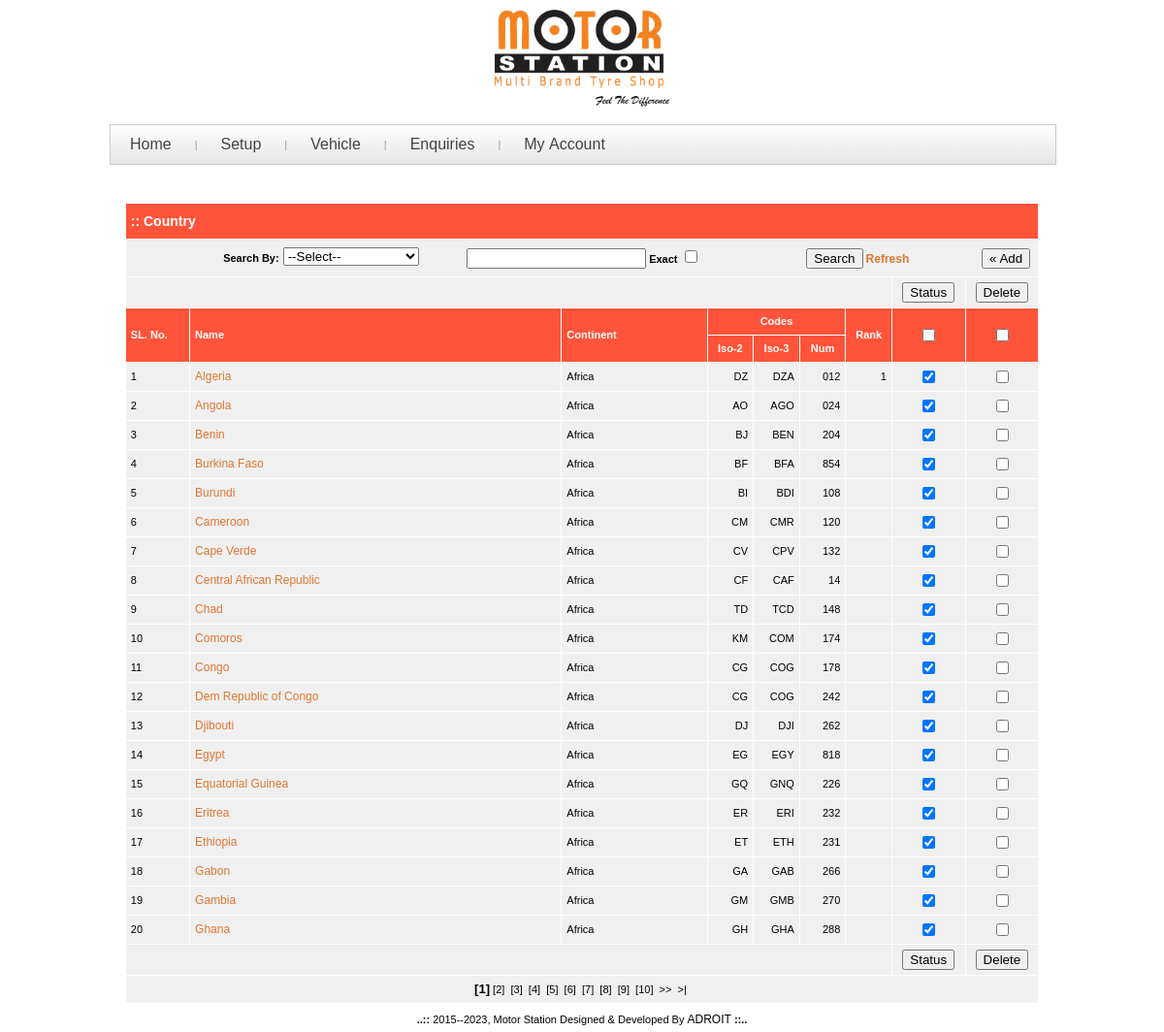
The app's page /admin/vw_all_country.php (signed in) with its own data.
### tables this page shows
CREATE TABLE `cntry_mst` (
  `cntrym_id` int(15) NOT NULL,
  `cntrym_name` varchar(250) NOT NULL COMMENT 'Name of the country',
  `cntrym_isothr` varchar(250) NOT NULL,
  `cntrym_isotwo` varchar(250) NOT NULL,
  `cntrym_cntntm_id` int(15) NOT NULL,
  `cntrym_isonum` varchar(250) NOT NULL,
  `cntrym_sts` char(1) DEFAULT NULL COMMENT 'Status of the country',
  `cntrym_prty` int(15) DEFAULT NULL COMMENT 'Priority of the country',
  `cntrym_crtdon` date DEFAULT NULL COMMENT 'Date on which the country is created',
  `cntrym_crtdby` varchar(250) DEFAULT NULL COMMENT 'By Whom the country is created',
  `cntrym_mdfdon` date DEFAULT NULL COMMENT 'Date on which the country is modified',
  `cntrym_mdfdby` varchar(250) DEFAULT NULL COMMENT 'By whom the country is modified'
);

### includes/inc_paging1.php (called while the page is built, shortened)
<?php
     $pgnum     = 1;
	 $cntstart  = 0;
	 $offset = ($pgnum - 1) * $rowsprpg;
?>

### admin/vw_all_country.php (the view, shortened to what this page needs)
<?php
	include_once '../includes/inc_connection.php';
	include_once '../includes/inc_paging_functions.php';
	$rowsprpg  = 20;
	include_once '../includes/inc_paging1.php';
?>
<!DOCTYPE HTML PUBLIC "-//W3C//DTD HTML 4.01 Transitional//EN"
"http://www.w3.org/TR/html4/loose.dtd">
<html>
<!DOCTYPE HTML PUBLIC "-//W3C//DTD HTML 4.01 Transitional//EN"
"http://www.w3.org/TR/html4/loose.dtd">
<html>
	<head>
		<link href="style_admin.css" rel="stylesheet" type="text/css">
		<link href="yav-style.css" type="text/css" rel="stylesheet">
</head>
<body onLoad="onLoad(),chng();">
<?php
	 include_once('../includes/inc_adm_header.php');
	 include_once('../includes/inc_adm_leftlinks.php');
?>
<table width="1000px" border="0" align="center" cellpadding="3" cellspacing="1">
  <tr valign="top">
	<td height="400" valign="top">
	 <form name="frmcntry" id="frmcntry" method="post" action="<?php $_SERVER['SCRIPT_FILENAME'];?>" onSubmit="return validate()">
		     <table  width="95%" border="0" align="center" cellpadding="5" cellspacing="1" bgcolor="#FFFFFF">
               <tr align="left" class='white'>
                  <td height="26" colspan="9" bgcolor="#FF543A">
				  <span class="heading"><strong> :: Country </strong></span>&nbsp;&nbsp;&nbsp;</td>
                </tr>
			  <tr bgcolor="#f0f0f0">
			  	<td  colspan="9">
					<table width="100%">
						<tr>
							 <td width="18%" align="right"><strong>Search By:</strong></td>
							 <td width="21%" valign="top">
							<select name="lstsrchby" id="lstsrchby" onChange="chng()" style="width:140px">
							  <option value="">--Select--</option>
							</select>
						</td>
						<td width="40%">
						 <div id="div1" style="display:block">
						   <input type="text" name="txtsrchval" class="" value="<?php if(isset($_REQUEST['txtsrchval']) && $_REQUEST['txtsrchval']!=""){echo $_REQUEST['txtsrchval'];}?>">
						   <strong>Exact</strong>
							<input type="checkbox" name="chkexact" value="y"<?php
								if(isset($_REQUEST['chkexact']) && ($_REQUEST['chkexact']=='y')){
									echo 'checked';
								}
							  ?>>
						 </div>
					</td>
                    <td width="32%">
						<input name="button" type="button" class="textfeild" onClick="validate()" value="Search">
			      		<a href="vw_all_country.php" class="leftlinks"><strong>Refresh</strong></a>						                    </td>
					 <td width="9%" align="right">
						<input name="btn" type="button" class="textfeild" value="&laquo; Add" onClick="addnew()">
					</td>
						</tr>
					</table>
				</td>
              </tr>
			   <tr bgcolor="#f0f0f0">
                <td  colspan="7">&nbsp;</td>
                <td width="5%" align="center" valign="bottom" >
                  <input name="btnsts" id="btnsts" type="button" value="Status" onClick="updatests('hdnchksts','frmcntry','chksts')">
                </td>
                <td width="7%" align="center" valign="bottom">
                  <input name="btndel" id="btndel" type="button" value="Delete" onClick="deleteall('hdnchkval','frmcntry','chkdlt');">
                </td>
                </tr>
			  <tr bgcolor="#" class="white">
                  <td width="7%" align="left" rowspan="2" bgcolor="#FF543A"><strong>SL. No.</strong></td>
                   <td width="41%" align="left" rowspan="2" bgcolor="#FF543A"><strong>Name</strong></td>
				   <td width="16%" align="left" rowspan="2" bgcolor="#FF543A"><strong>Continent</strong></td>
				   <td colspan='3' align='center' bgcolor="#FF543A"><strong>Codes</strong></td>
			  	   <td width="5%" align="center" rowspan="2" bgcolor="#FF543A"><strong>Rank</strong></td>
                   <td width="8%"  align="center" rowspan="2" bgcolor="#FF543A"><strong>
                    <input type="checkbox" name="Check_ctr"  id="Check_ctr" value="yes"onClick="Check(document.frmcntry.chksts,'Check_ctr')">
                  </strong></td>
                  <td width="8%"  align="center" rowspan="2" bgcolor="#FF543A"><strong>
                    <input type="checkbox" name="Check_dctr"  id="Check_dctr" value="yes" onClick="Check(document.frmcntry.chkdlt,'Check_dctr')">
                    <b></b> </strong></td>
                </tr>
				<tr class="white">
              		<td width="5%" align="center" bgcolor="#FF543A"><strong>Iso-2</strong></td>
					<td width="5%" align="center" bgcolor="#FF543A"><strong>Iso-3</strong></td>
					<td width="5%" align="center" bgcolor="#FF543A"><strong>Num</strong></td>
                </tr>
			  <?php
				$sqrycntry_mst1="select
									 cntrym_id,cntrym_name,cntrym_sts,cntrym_isotwo,
									 cntrym_isothr,cntrym_isonum,cntrym_prty,cntntm_name,
									 cntrym_cntntm_id
	                			 from
									 vw_cntry_cntnt_mst
				    			 where
									 cntrym_id!=''";
				$sqrycntry_mst = $sqrycntry_mst1." order by cntntm_name,cntrym_name asc limit $offset,$rowsprpg";
				$srscntry_mst  = mysqli_query($conn,$sqrycntry_mst);
				$serchres=mysqli_num_rows($srscntry_mst);
				 if($serchres > 0){
					 $cnt = $offset;
					 while($rowscntry_mst=mysqli_fetch_assoc($srscntry_mst)){
						  $cnt+=1;
			  	?>
					 <tr bgcolor="#f0f0f0">
                  <td><?php echo $cnt;?></td>
                  <td><a href="edit_country.php?vw=<?php echo $rowscntry_mst['cntrym_id'];?>&pg=<?php echo $pgnum;?>&countstart=<?php echo $cntstart.$loc;?>" class="leftlinks"><?php echo $rowscntry_mst['cntrym_name'];?></a></td>
				  <td align="left"><?php echo $rowscntry_mst['cntntm_name'];?></td>
				  <td align="right"><?php echo $rowscntry_mst['cntrym_isotwo'];?></td>
				  <td align="right"><?php echo $rowscntry_mst['cntrym_isothr'];?></td>
				  <td align="right"><?php echo $rowscntry_mst['cntrym_isonum'];?></td>
				  <td align="right"><?php echo $rowscntry_mst['cntrym_prty'];?></td>
                  <td align="center"><input type="checkbox" name="chksts"  id="chksts" value="<?php echo $rowscntry_mst['cntrym_id'];?>" <?php if($rowscntry_mst['cntrym_sts'] =='a') { echo "checked";}?> onClick="addchkval(<?php echo $rowscntry_mst['cntrym_id'];?>,'hdnchksts','frmcntry','chksts');">                  </td>
                  <td align="center"><input type="checkbox" name="chkdlt"  id="chkdlt" value="<?php echo $rowscntry_mst['cntrym_id'];?>"></td>
                </tr>
			  <?php
			  		}
				?>
			 <tr bgcolor="#f0f0f0" class="black" >
                <td  colspan="7">&nbsp;</td>
                <td width="5%" align="center" valign="bottom" >
                  <input name="btnsts" id="btnsts" type="button"  value="Status" onClick="updatests('hdnchksts','frmcntry','chksts')">
                </td>
                <td width="7%" align="center" valign="bottom">
                  <input name="btndel" id="btndel" type="button" value="Delete" onClick="deleteall('hdnchkval','frmcntry','chkdlt');">
                </td>
                </tr>
				<?php
				$disppg = funcDispPag('paging',$loc,$sqrycntry_mst1,$rowsprpg,$cntstart, $pgnum, $conn);
				$colspanval = '9';
				if($disppg != ""){
					$disppg = "<br><tr><td colspan='$colspanval' align='center' bgcolor='#f0f0f0'>$disppg</td></tr>";
					echo $disppg;
				}
				}
				else{
				echo "<tr><td colspan='9' align='center' bgcolor='#f0f0f0' >
					<font color='#fda33a'><b>Record not found</b></font></td></tr>";
				}
			   ?>
            </table>
			</form>
	</td>
  </tr>
</table>
<?php include_once('../includes/inc_adm_footer.php');?>
</body>
</html>

### admin/style_admin.css (style rules this page uses)
body { background:#fff; margin-left: 0px; margin-top: 0px; margin-right: 0px; margin-bottom: 0px; }
table { font-family: Verdana, Arial, Helvetica, sans-serif; font-size: 11px; color: #000; line-height: 17px; }
.leftlinks { font-family: Verdana, Arial, Helvetica, sans-serif; font-size: 12px; color: #E07733; font-weight:; text-decoration:none; }
.heading { font-family: Verdana, Arial, Helvetica, sans-serif; font-size: 14px; font-style: normal; line-height: 18px; font-weight: bold; }
.white { color:#fff !important }
.black { color:#000 }

### admin/yav-style.css (style rules this page uses)
A { COLOR: #004080; TEXT-DECORATION: none }

### admin/admin_menu.css (style rules this page uses)
body { background:url(../images/seamless_leaf_pattern_01.jpg) repeat scroll 0 0; margin-left: 0px; margin-top: 0px; margin-right: 0px; margin-bottom: 0px; }

### records on screen
cntry_mst: cntrym_name "Algeria", cntntm_name "Africa", cntrym_isotwo "DZ", cntrym_isothr "DZA", cntrym_isonum "012", cntrym_prty "1", cntrym_sts "☑"
cntry_mst: cntrym_name "Angola", cntntm_name "Africa", cntrym_isotwo "AO", cntrym_isothr "AGO", cntrym_isonum "024", cntrym_sts "☑"
cntry_mst: cntrym_name "Benin", cntntm_name "Africa", cntrym_isotwo "BJ", cntrym_isothr "BEN", cntrym_isonum "204", cntrym_sts "☑"
cntry_mst: cntrym_name "Burkina Faso", cntntm_name "Africa", cntrym_isotwo "BF", cntrym_isothr "BFA", cntrym_isonum "854", cntrym_sts "☑"
cntry_mst: cntrym_name "Burundi", cntntm_name "Africa", cntrym_isotwo "BI", cntrym_isothr "BDI", cntrym_isonum "108", cntrym_sts "☑"
cntry_mst: cntrym_name "Cameroon", cntntm_name "Africa", cntrym_isotwo "CM", cntrym_isothr "CMR", cntrym_isonum "120", cntrym_sts "☑"
cntry_mst: cntrym_name "Cape Verde", cntntm_name "Africa", cntrym_isotwo "CV", cntrym_isothr "CPV", cntrym_isonum "132", cntrym_sts "☑"
cntry_mst: cntrym_name "Central African Republic", cntntm_name "Africa", cntrym_isotwo "CF", cntrym_isothr "CAF", cntrym_isonum "14", cntrym_sts "☑"
cntry_mst: cntrym_name "Chad", cntntm_name "Africa", cntrym_isotwo "TD", cntrym_isothr "TCD", cntrym_isonum "148", cntrym_sts "☑"
cntry_mst: cntrym_name "Comoros", cntntm_name "Africa", cntrym_isotwo "KM", cntrym_isothr "COM", cntrym_isonum "174", cntrym_sts "☑"
cntry_mst: cntrym_name "Congo", cntntm_name "Africa", cntrym_isotwo "CG", cntrym_isothr "COG", cntrym_isonum "178", cntrym_sts "☑"
cntry_mst: cntrym_name "Dem Republic of Congo", cntntm_name "Africa", cntrym_isotwo "CG", cntrym_isothr "COG", cntrym_isonum "242", cntrym_sts "☑"
cntry_mst: cntrym_name "Djibouti", cntntm_name "Africa", cntrym_isotwo "DJ", cntrym_isothr "DJI", cntrym_isonum "262", cntrym_sts "☑"
cntry_mst: cntrym_name "Egypt", cntntm_name "Africa", cntrym_isotwo "EG", cntrym_isothr "EGY", cntrym_isonum "818", cntrym_sts "☑"
cntry_mst: cntrym_name "Equatorial Guinea", cntntm_name "Africa", cntrym_isotwo "GQ", cntrym_isothr "GNQ", cntrym_isonum "226", cntrym_sts "☑"
cntry_mst: cntrym_name "Eritrea", cntntm_name "Africa", cntrym_isotwo "ER", cntrym_isothr "ERI", cntrym_isonum "232", cntrym_sts "☑"
cntry_mst: cntrym_name "Ethiopia", cntntm_name "Africa", cntrym_isotwo "ET", cntrym_isothr "ETH", cntrym_isonum "231", cntrym_sts "☑"
cntry_mst: cntrym_name "Gabon", cntntm_name "Africa", cntrym_isotwo "GA", cntrym_isothr "GAB", cntrym_isonum "266", cntrym_sts "☑"
cntry_mst: cntrym_name "Gambia", cntntm_name "Africa", cntrym_isotwo "GM", cntrym_isothr "GMB", cntrym_isonum "270", cntrym_sts "☑"
cntry_mst: cntrym_name "Ghana", cntntm_name "Africa", cntrym_isotwo "GH", cntrym_isothr "GHA", cntrym_isonum "288", cntrym_sts "☑"

### other values on screen
$pgftr "2015--2023, Motor Station Designed & Developed By"
